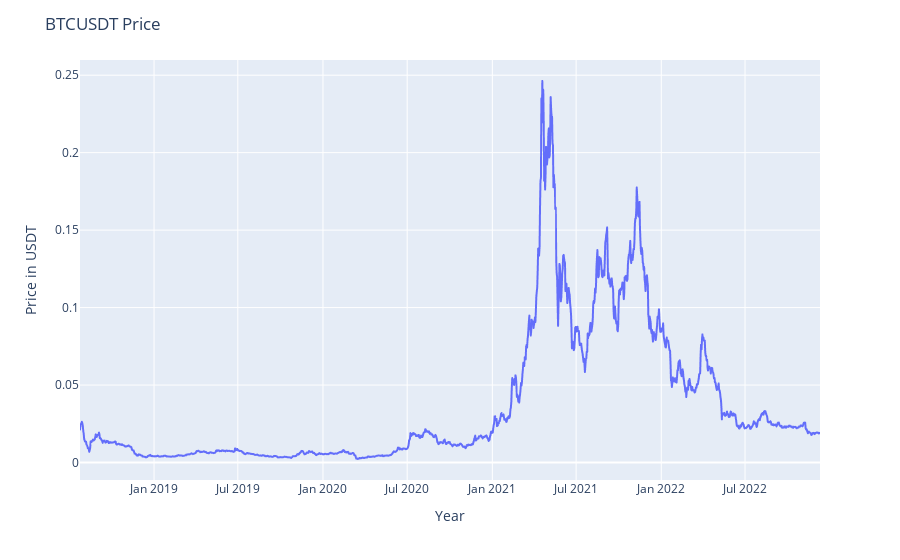

Source (notebook cell):
### Code cell
fig = px.line(btc_daily, x=btc_daily.index, y="Close",)
fig.update_layout(
    yaxis_title="Price in USDT", 
    xaxis_title="Year",
    legend_title="", 
    title="BTCUSDT Price"
)
fig.show()

### Figure 1 — Plotly figure (JSON) as saved in the notebook; plotly's stock layout.template omitted (floating-point values rounded to 4 significant figures; data arrays with more than 128 entries replaced by an {"elided": "..."} marker saying what was removed)
{"data": [{"hovertemplate": "Close time=%{x}<br>Close=%{y}<extra></extra>", "legendgroup": "", "line": {"color": "#636efa", "dash": "solid"}, "mode": "lines", "name": "", "showlegend": false, "type": "scattergl", "x": {"elided": "1600 str values"}, "xaxis": "x", "y": {"elided": "1600 float values"}, "yaxis": "y"}], "layout": {"legend": {"title": {"text": ""}, "tracegroupgap": 0}, "margin": {"t": 60}, "title": {"text": "BTCUSDT Price"}, "xaxis": {"anchor": "y", "domain": [0, 1], "title": {"text": "Year"}}, "yaxis": {"anchor": "x", "domain": [0, 1], "title": {"text": "Price in USDT"}}}}
